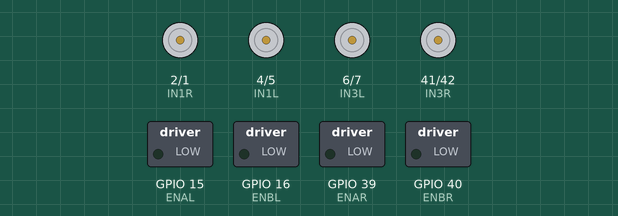
Recording of a program running on a simulated ESP32-S3. Parts: motor-driver pin pairs drawn as motors (green arrow = first pin HIGH = forward, orange = second pin HIGH = backward, longer = more drive), switched loads named in the program (green lamp = pin HIGH). WiFi joins after 1.5 s; servers stay silent unless stated; what the program prints to the serial monitor is not drawn.

Above: at 0.1 s.
At 3.3 s:
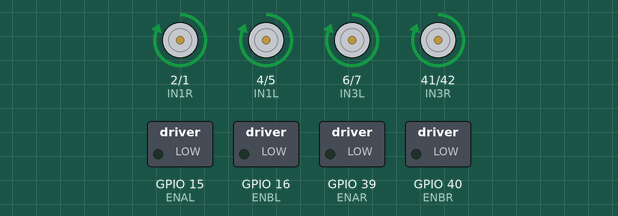
Timing chart, 0 to 4.8 s (numbered marks = the images above):
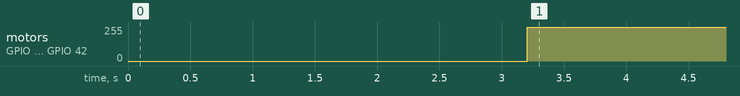

The program:

main.cpp
```cpp
#include <Arduino.h>
#include <WiFi.h>
#define IN1R 2
#define IN2R 1
#define IN3R 41
#define IN4R 42
#define ENAR 39
#define ENBR 40
#define IN1L 4
#define IN2L 5
#define IN3L 6
#define IN4L 7
#define ENAL 15
#define ENBL 16

const char* ssid = "Rees";
const char* password = "password42";


void MoveRightSide(int speed, bool dir){ //dir True = fwd, false = back
  digitalWrite(IN1R, dir);
  digitalWrite(IN2R, !dir);
  digitalWrite(IN3R, dir);
  digitalWrite(IN4R, !dir);
  analogWrite(ENAR, speed);
  analogWrite(ENBR, speed);
  analogWrite(ENAL, speed);
  analogWrite(ENBL, speed);
}

void MoveLeftSide(int speed, bool dir){
  digitalWrite(IN1L, dir);
  digitalWrite(IN2L, !dir);
  digitalWrite(IN3L, dir);
  digitalWrite(IN4L, !dir);
  analogWrite(ENAR, speed);
  analogWrite(ENBR, speed);
  analogWrite(ENAL, speed);
  analogWrite(ENBL, speed);
}

void MoveFwd(int speed){ // side = True, right wheels; dir = True, forwards
  MoveRightSide(speed, true);
  MoveLeftSide(speed, true);
}

void MoveBack(int speed){
  MoveRightSide(speed, false);
  MoveLeftSide(speed, false);
}

void MoveRight(int speed){
  MoveRightSide(speed, false);
  MoveLeftSide(speed, true);
}

void MoveLeft(int speed){
  MoveRightSide(speed, true);
  MoveLeftSide(speed, false);
}

void Stop(){
  MoveRightSide(0, true);
  MoveLeftSide(0, true);
}

int defaultSpeed = 255;
WiFiClient client;

void setup() {

  // put your setup code here, to run once:
  Serial.begin(115200);
  pinMode(IN1R, OUTPUT);
  pinMode(IN2R, OUTPUT);
  pinMode(IN3R, OUTPUT);
  pinMode(IN4R, OUTPUT);
  pinMode(ENAR, OUTPUT);
  pinMode(ENBR, OUTPUT);
  pinMode(IN1L, OUTPUT);
  pinMode(IN2L, OUTPUT);
  pinMode(IN3L, OUTPUT);
  pinMode(IN4L, OUTPUT);
  pinMode(ENAL, OUTPUT);
  pinMode(ENBL, OUTPUT);

  WiFi.begin(ssid, password);
  Serial.println("Connecting to network...");

  while(WiFi.status() != WL_CONNECTED){
    Serial.print(".");
    delay(100);
  }
  Serial.println("\nConnected to network!:");
  Serial.println(WiFi.localIP());

  while(!client.connect(IPAddress(192,168,17,151), 10000)){
    Serial.println("Connection to host failed");
    delay(1000);
  }
  Serial.println("Connected to server!");
}

void loop() {
  if (!client.connected()){
    Stop();
    Serial.println("Reonnecting to server...");
    while (!client.connect(IPAddress(192, 168, 17, 151), 10000)) {
      Serial.println("Reconnection failed, retrying...");
      delay(2000);
    }
  }
  if (client.available()){
    char command = client.read();
    Serial.print(command);
  if (command == 'f'){
    MoveFwd(defaultSpeed);
  }
  else if (command== 'b'){
    MoveBack(defaultSpeed);
  }
  else if (command=='l'){
    MoveLeft(defaultSpeed);
  }
  else if (command=='r'){
    MoveRight(defaultSpeed);
  }
  else if (command=='s'){
    Stop();
  }
  }
}
```

Measured:
- by itself, motor on GPIO 2 (IN1R) / GPIO 1 (IN2R), motor on GPIO 4 (IN1L) / GPIO 5 (IN2L), motor on GPIO 6 (IN3L) / GPIO 7 (IN4L), motor on GPIO 41 (IN3R) / GPIO 42 (IN4R): stopped → forward 255/255 at 3.2 s
